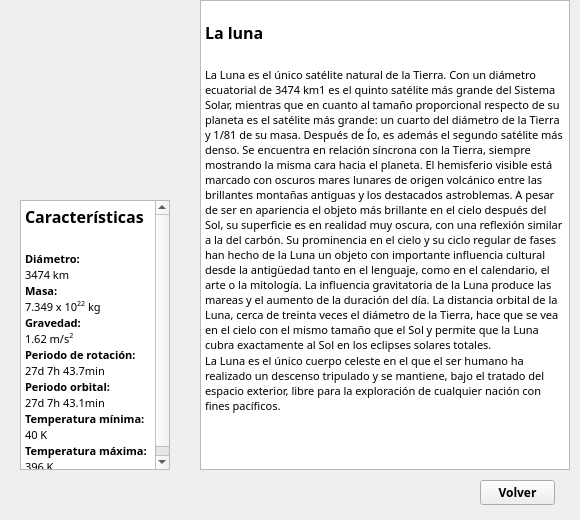
<?xml version="1.0" encoding="UTF-8"?>
<ui version="4.0">
 <class>MainWindow</class>
 <widget class="QMainWindow" name="MainWindow">
  <property name="geometry">
   <rect>
    <x>0</x>
    <y>0</y>
    <width>580</width>
    <height>520</height>
   </rect>
  </property>
  <property name="minimumSize">
   <size>
    <width>580</width>
    <height>520</height>
   </size>
  </property>
  <property name="maximumSize">
   <size>
    <width>580</width>
    <height>520</height>
   </size>
  </property>
  <property name="windowTitle">
   <string>MainWindow</string>
  </property>
  <widget class="QWidget" name="centralwidget">
   <widget class="QLabel" name="label_image">
    <property name="geometry">
     <rect>
      <x>0</x>
      <y>0</y>
      <width>200</width>
      <height>200</height>
     </rect>
    </property>
    <property name="minimumSize">
     <size>
      <width>200</width>
      <height>200</height>
     </size>
    </property>
    <property name="maximumSize">
     <size>
      <width>200</width>
      <height>200</height>
     </size>
    </property>
    <property name="text">
     <string/>
    </property>
    <property name="pixmap">
     <pixmap>Iconos/moon_ima.png</pixmap>
    </property>
    <property name="scaledContents">
     <bool>true</bool>
    </property>
   </widget>
   <widget class="QPushButton" name="button_close">
    <property name="geometry">
     <rect>
      <x>480</x>
      <y>480</y>
      <width>75</width>
      <height>25</height>
     </rect>
    </property>
    <property name="minimumSize">
     <size>
      <width>75</width>
      <height>25</height>
     </size>
    </property>
    <property name="maximumSize">
     <size>
      <width>75</width>
      <height>25</height>
     </size>
    </property>
    <property name="font">
     <font>
      <family>Century Gothic</family>
      <pointsize>9</pointsize>
      <weight>75</weight>
      <bold>true</bold>
     </font>
    </property>
    <property name="text">
     <string>Volver</string>
    </property>
   </widget>
   <widget class="QTextEdit" name="text_info">
    <property name="geometry">
     <rect>
      <x>200</x>
      <y>0</y>
      <width>370</width>
      <height>470</height>
     </rect>
    </property>
    <property name="minimumSize">
     <size>
      <width>370</width>
      <height>470</height>
     </size>
    </property>
    <property name="maximumSize">
     <size>
      <width>370</width>
      <height>470</height>
     </size>
    </property>
    <property name="font">
     <font>
      <family>Century Gothic</family>
     </font>
    </property>
    <property name="readOnly">
     <bool>true</bool>
    </property>
    <property name="html">
     <string>&lt;!DOCTYPE HTML PUBLIC &quot;-//W3C//DTD HTML 4.0//EN&quot; &quot;http://www.w3.org/TR/REC-html40/strict.dtd&quot;&gt;
&lt;html&gt;&lt;head&gt;&lt;meta name=&quot;qrichtext&quot; content=&quot;1&quot; /&gt;&lt;style type=&quot;text/css&quot;&gt;
p, li { white-space: pre-wrap; }
&lt;/style&gt;&lt;/head&gt;&lt;body style=&quot; font-family:'Century Gothic'; font-size:8.25pt; font-weight:400; font-style:normal;&quot;&gt;
&lt;p style=&quot;-qt-paragraph-type:empty; margin-top:0px; margin-bottom:0px; margin-left:0px; margin-right:0px; -qt-block-indent:0; text-indent:0px; font-size:8pt;&quot;&gt;&lt;br /&gt;&lt;/p&gt;
&lt;p style=&quot; margin-top:0px; margin-bottom:0px; margin-left:0px; margin-right:0px; -qt-block-indent:0; text-indent:0px;&quot;&gt;&lt;span style=&quot; font-size:12pt; font-weight:600;&quot;&gt;La luna&lt;/span&gt;&lt;/p&gt;
&lt;p style=&quot;-qt-paragraph-type:empty; margin-top:0px; margin-bottom:0px; margin-left:0px; margin-right:0px; -qt-block-indent:0; text-indent:0px; font-size:12pt; font-weight:600;&quot;&gt;&lt;br /&gt;&lt;/p&gt;
&lt;p style=&quot; margin-top:0px; margin-bottom:0px; margin-left:0px; margin-right:0px; -qt-block-indent:0; text-indent:0px;&quot;&gt;&lt;span style=&quot; font-size:8pt;&quot;&gt;La Luna es el único satélite natural de la Tierra. Con un diámetro ecuatorial de 3474 km1 es el quinto satélite más grande del Sistema Solar, mientras que en cuanto al tamaño proporcional respecto de su planeta es el satélite más grande: un cuarto del diámetro de la Tierra y 1/81 de su masa. Después de Ío, es además el segundo satélite más denso. Se encuentra en relación síncrona con la Tierra, siempre mostrando la misma cara hacia el planeta. El hemisferio visible está marcado con oscuros mares lunares de origen volcánico entre las brillantes montañas antiguas y los destacados astroblemas. A pesar de ser en apariencia el objeto más brillante en el cielo después del Sol, su superficie es en realidad muy oscura, con una reflexión similar a la del carbón. Su prominencia en el cielo y su ciclo regular de fases han hecho de la Luna un objeto con importante influencia cultural desde la antigüedad tanto en el lenguaje, como en el calendario, el arte o la mitología. La influencia gravitatoria de la Luna produce las mareas y el aumento de la duración del día. La distancia orbital de la Luna, cerca de treinta veces el diámetro de la Tierra, hace que se vea en el cielo con el mismo tamaño que el Sol y permite que la Luna cubra exactamente al Sol en los eclipses solares totales.&lt;/span&gt;&lt;/p&gt;
&lt;p style=&quot; margin-top:0px; margin-bottom:0px; margin-left:0px; margin-right:0px; -qt-block-indent:0; text-indent:0px;&quot;&gt;&lt;span style=&quot; font-size:8pt;&quot;&gt;La Luna es el único cuerpo celeste en el que el ser humano ha realizado un descenso tripulado y se mantiene, bajo el tratado del espacio exterior, libre para la exploración de cualquier nación con fines pacíficos.&lt;/span&gt;&lt;/p&gt;&lt;/body&gt;&lt;/html&gt;</string>
    </property>
   </widget>
   <widget class="QTextEdit" name="text_facts">
    <property name="geometry">
     <rect>
      <x>20</x>
      <y>200</y>
      <width>150</width>
      <height>270</height>
     </rect>
    </property>
    <property name="minimumSize">
     <size>
      <width>150</width>
      <height>270</height>
     </size>
    </property>
    <property name="maximumSize">
     <size>
      <width>150</width>
      <height>270</height>
     </size>
    </property>
    <property name="font">
     <font>
      <family>Century Gothic</family>
     </font>
    </property>
    <property name="readOnly">
     <bool>true</bool>
    </property>
    <property name="html">
     <string>&lt;!DOCTYPE HTML PUBLIC &quot;-//W3C//DTD HTML 4.0//EN&quot; &quot;http://www.w3.org/TR/REC-html40/strict.dtd&quot;&gt;
&lt;html&gt;&lt;head&gt;&lt;meta name=&quot;qrichtext&quot; content=&quot;1&quot; /&gt;&lt;style type=&quot;text/css&quot;&gt;
p, li { white-space: pre-wrap; }
&lt;/style&gt;&lt;/head&gt;&lt;body style=&quot; font-family:'Century Gothic'; font-size:8.25pt; font-weight:400; font-style:normal;&quot;&gt;
&lt;p style=&quot; margin-top:0px; margin-bottom:0px; margin-left:0px; margin-right:0px; -qt-block-indent:0; text-indent:0px;&quot;&gt;&lt;span style=&quot; font-size:12pt; font-weight:600;&quot;&gt;Características&lt;/span&gt;&lt;/p&gt;
&lt;p style=&quot;-qt-paragraph-type:empty; margin-top:0px; margin-bottom:0px; margin-left:0px; margin-right:0px; -qt-block-indent:0; text-indent:0px; font-size:12pt; font-weight:600;&quot;&gt;&lt;br /&gt;&lt;/p&gt;
&lt;p style=&quot; margin-top:0px; margin-bottom:0px; margin-left:0px; margin-right:0px; -qt-block-indent:0; text-indent:0px;&quot;&gt;&lt;span style=&quot; font-size:8pt; font-weight:600;&quot;&gt;Diámetro: &lt;/span&gt;&lt;/p&gt;
&lt;p style=&quot; margin-top:0px; margin-bottom:0px; margin-left:0px; margin-right:0px; -qt-block-indent:0; text-indent:0px;&quot;&gt;&lt;span style=&quot; font-size:8pt;&quot;&gt;3474 km&lt;/span&gt;&lt;/p&gt;
&lt;p style=&quot; margin-top:0px; margin-bottom:0px; margin-left:0px; margin-right:0px; -qt-block-indent:0; text-indent:0px;&quot;&gt;&lt;span style=&quot; font-size:8pt; font-weight:600;&quot;&gt;Masa: &lt;/span&gt;&lt;/p&gt;
&lt;p style=&quot; margin-top:0px; margin-bottom:0px; margin-left:0px; margin-right:0px; -qt-block-indent:0; text-indent:0px;&quot;&gt;&lt;span style=&quot; font-size:8pt;&quot;&gt;7.349 x 10&lt;/span&gt;&lt;span style=&quot; font-size:8pt; vertical-align:super;&quot;&gt;22&lt;/span&gt;&lt;span style=&quot; font-size:8pt;&quot;&gt; kg&lt;/span&gt;&lt;/p&gt;
&lt;p style=&quot; margin-top:0px; margin-bottom:0px; margin-left:0px; margin-right:0px; -qt-block-indent:0; text-indent:0px;&quot;&gt;&lt;span style=&quot; font-size:8pt; font-weight:600;&quot;&gt;Gravedad:&lt;/span&gt;&lt;/p&gt;
&lt;p style=&quot; margin-top:0px; margin-bottom:0px; margin-left:0px; margin-right:0px; -qt-block-indent:0; text-indent:0px;&quot;&gt;&lt;span style=&quot; font-size:8pt;&quot;&gt;1.62 m/s&lt;/span&gt;&lt;span style=&quot; font-size:8pt; vertical-align:super;&quot;&gt;2&lt;/span&gt;&lt;/p&gt;
&lt;p style=&quot; margin-top:0px; margin-bottom:0px; margin-left:0px; margin-right:0px; -qt-block-indent:0; text-indent:0px;&quot;&gt;&lt;span style=&quot; font-size:8pt; font-weight:600;&quot;&gt;Periodo de rotación:&lt;/span&gt;&lt;/p&gt;
&lt;p style=&quot; margin-top:0px; margin-bottom:0px; margin-left:0px; margin-right:0px; -qt-block-indent:0; text-indent:0px;&quot;&gt;&lt;span style=&quot; font-size:8pt;&quot;&gt;27d 7h 43.7min&lt;/span&gt;&lt;/p&gt;
&lt;p style=&quot; margin-top:0px; margin-bottom:0px; margin-left:0px; margin-right:0px; -qt-block-indent:0; text-indent:0px;&quot;&gt;&lt;span style=&quot; font-size:8pt; font-weight:600;&quot;&gt;Periodo orbital:&lt;/span&gt;&lt;/p&gt;
&lt;p style=&quot; margin-top:0px; margin-bottom:0px; margin-left:0px; margin-right:0px; -qt-block-indent:0; text-indent:0px;&quot;&gt;&lt;span style=&quot; font-size:8pt;&quot;&gt;27d 7h 43.1min&lt;/span&gt;&lt;/p&gt;
&lt;p style=&quot; margin-top:0px; margin-bottom:0px; margin-left:0px; margin-right:0px; -qt-block-indent:0; text-indent:0px;&quot;&gt;&lt;span style=&quot; font-size:8pt; font-weight:600;&quot;&gt;Temperatura mínima:&lt;/span&gt;&lt;/p&gt;
&lt;p style=&quot; margin-top:0px; margin-bottom:0px; margin-left:0px; margin-right:0px; -qt-block-indent:0; text-indent:0px;&quot;&gt;&lt;span style=&quot; font-size:8pt;&quot;&gt;40 K&lt;/span&gt;&lt;/p&gt;
&lt;p style=&quot; margin-top:0px; margin-bottom:0px; margin-left:0px; margin-right:0px; -qt-block-indent:0; text-indent:0px;&quot;&gt;&lt;span style=&quot; font-size:8pt; font-weight:600;&quot;&gt;Temperatura máxima:&lt;/span&gt;&lt;/p&gt;
&lt;p style=&quot; margin-top:0px; margin-bottom:0px; margin-left:0px; margin-right:0px; -qt-block-indent:0; text-indent:0px;&quot;&gt;&lt;span style=&quot; font-size:8pt;&quot;&gt;396 K&lt;/span&gt;&lt;/p&gt;&lt;/body&gt;&lt;/html&gt;</string>
    </property>
   </widget>
  </widget>
 </widget>
 <resources/>
 <connections/>
</ui>
